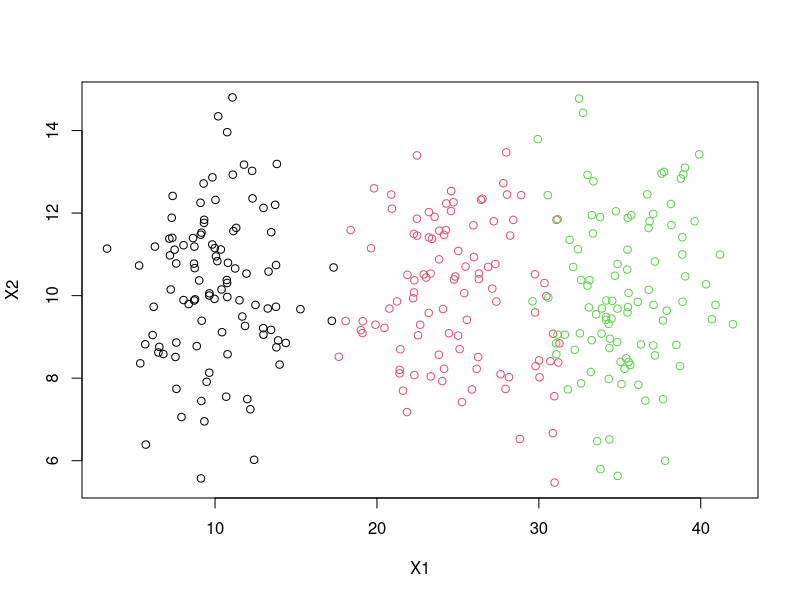
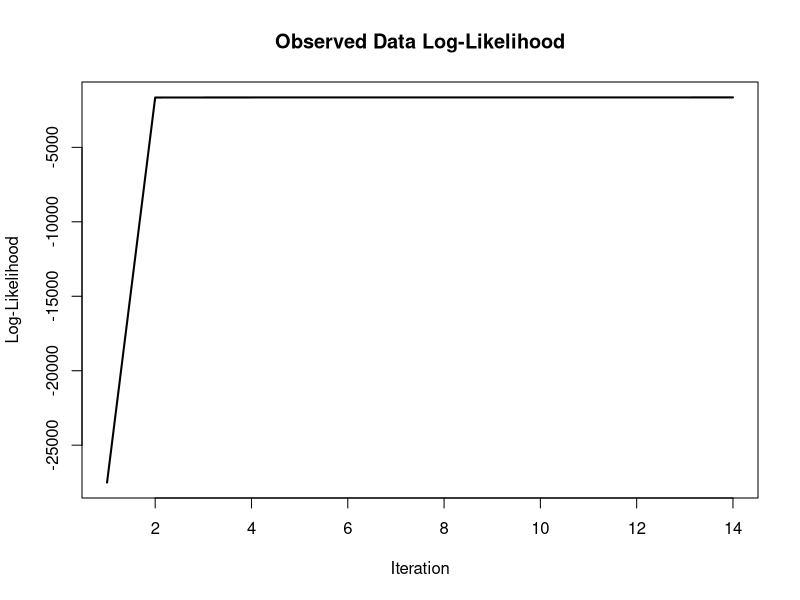
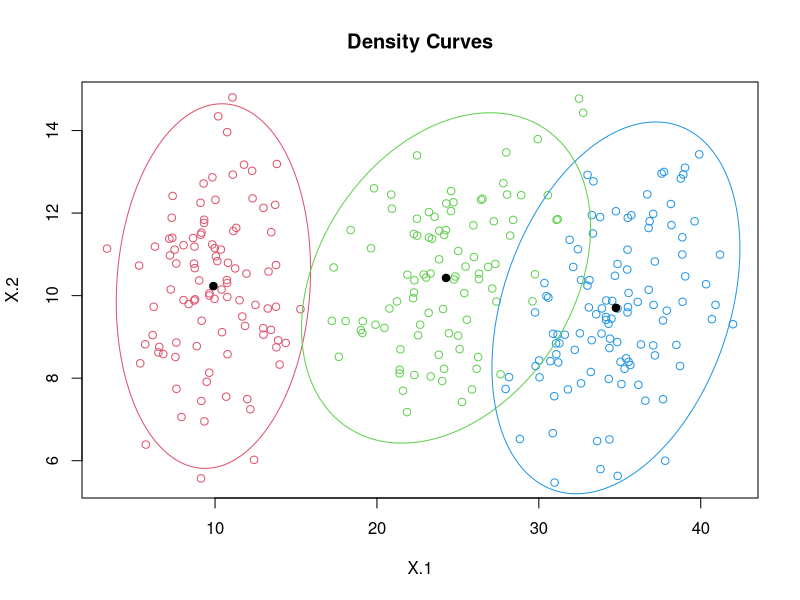
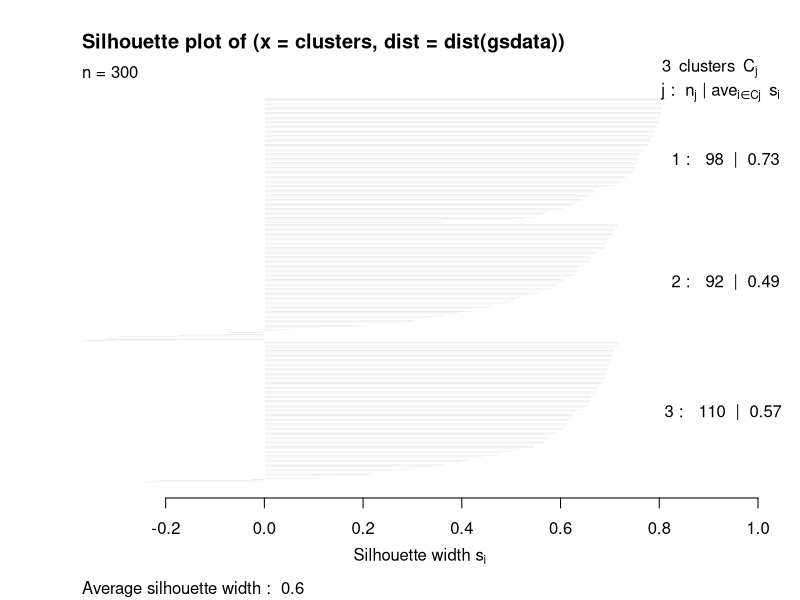
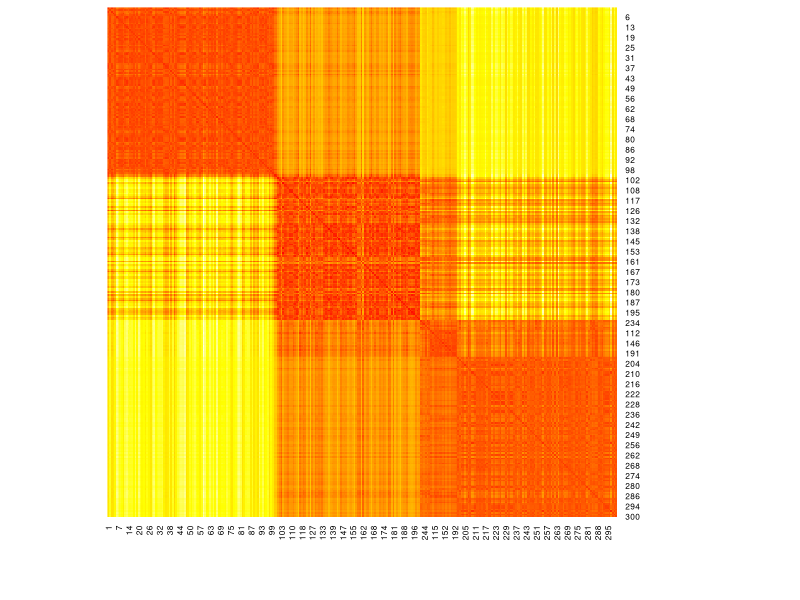

Reproduce these figures in R, in order.
rm(list=ls())

# Import libraries
library(cluster)
library(mixtools)

# Read data
gsdata = read.csv("gsdata.txt")
target = gsdata[, 3]
gsdata = gsdata[, 1:2]

# Plot the data
plot(gsdata, col = target)

# Apply GMMs algorithm
model = mvnormalmixEM(gsdata, k = 3, epsilon = 0.1)
clusters = max.col(model$posterior)
centers = matrix(unlist(model$mu), byrow = TRUE, ncol = 2)

# Plot the data with the clusters and the density function
plot(model, which = 1)
# Alternatively use this
# plot(model$all.loglik, type = 'l')

# Plot the data with the clusters and the density function
plot(model, which = 2)
# Alternatively use this
# plot(gsdata, col = clusters)
# points(centers, col = 4, pch = "+", cex = 2)
# for (i in 1:3) ellipse(mu = model$mu[[i]], sigma = model$sigma[[i]])

# Calculate and plot silhouette
model_silhouette = silhouette(clusters, dist(gsdata))
plot(model_silhouette)
mean_silhouette = mean(model_silhouette[, 3])

# Sort data according to cluster assignment and plot heatmap
gsdata_ord = gsdata[order(clusters),]
heatmap(as.matrix(dist(gsdata_ord)), Rowv = NA, Colv = NA, col = heat.colors(256), revC = TRUE)
